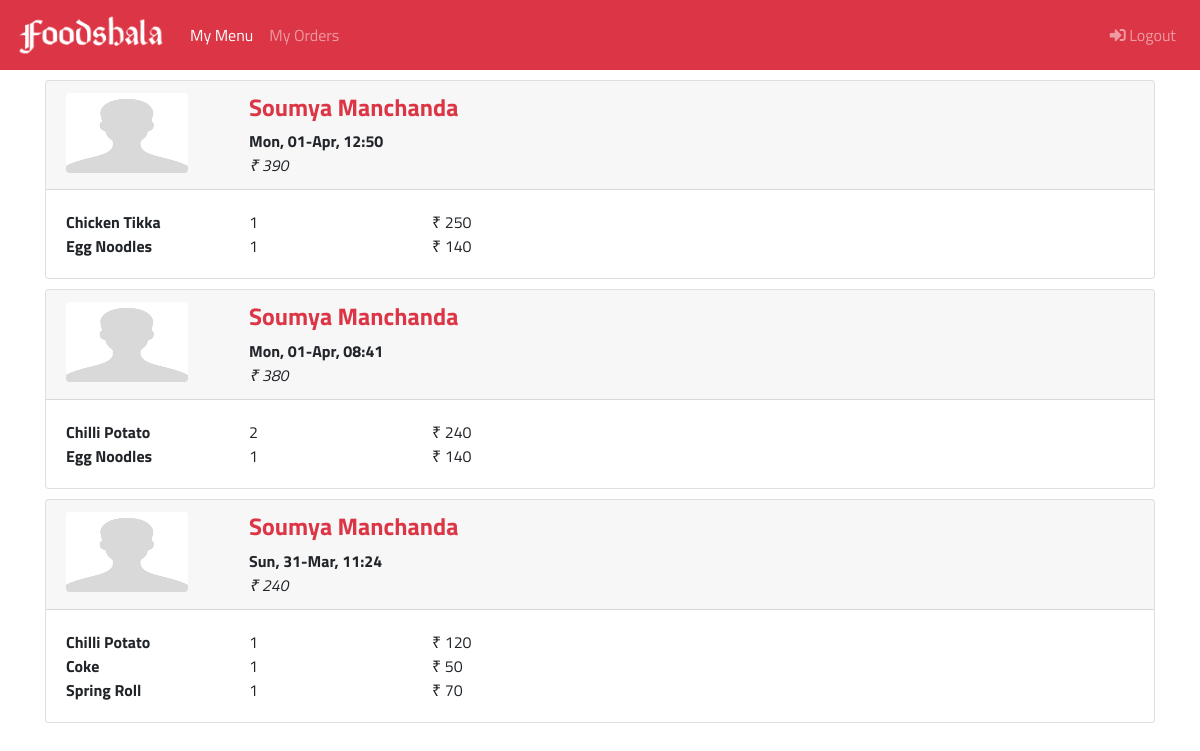
Screenshot of /order-details.php (signed in) with the database file from the repository.
### tables this page shows
CREATE TABLE `orders` (
  `id` int(11) NOT NULL AUTO_INCREMENT,
  `customerId` int(11) DEFAULT NULL,
  `restaurantId` int(11) DEFAULT NULL,
  `cart` longtext,
  `dateTime` datetime DEFAULT CURRENT_TIMESTAMP,
  `status` int(11) DEFAULT '1',
  PRIMARY KEY (`id`)
);

CREATE TABLE `users` (
  `id` int(11) NOT NULL AUTO_INCREMENT,
  `name` varchar(255) DEFAULT NULL,
  `email` varchar(45) DEFAULT NULL,
  `password` varchar(45) DEFAULT NULL,
  `userType` int(1) DEFAULT '1' COMMENT '1= customer, 2= restaurant\n',
  `preference` int(1) DEFAULT '1' COMMENT '1=veg, 2=non-veg, 3=both\n',
  `mobile` varchar(14) DEFAULT NULL,
  PRIMARY KEY (`id`)
);

CREATE TABLE `menu` (
  `id` int(11) NOT NULL AUTO_INCREMENT,
  `restaurantId` int(11) NOT NULL,
  `cost` int(11) NOT NULL,
  `name` varchar(255) NOT NULL,
  `category` varchar(255) NOT NULL,
  `type` varchar(255) NOT NULL,
  `isDeleted` int(11) DEFAULT '0',
  PRIMARY KEY (`id`)
);

### order-details.php (the view, shortened to what this page needs)
<?php
include 'include/common.php';
        ?>
        <?php
$orderSql = "SELECT t1.*, t2.name  FROM orders as t1
            INNER JOIN users as t2 on t1.customerId = t2.id
            WHERE t1.restaurantId = ?
            ORDER BY t1.datetime DESC";
$stmt = $pdo->prepare($orderSql);
$stmt->execute([$_SESSION['restaurantId']]);
$orders = $stmt->fetchAll();
?>
<div class="container">
    <?php
    if(!$orders) {
    } else {
        foreach ($orders as $key=>$order) {
            $cartDetails = json_decode($order['cart'],TRUE);
            if($cartDetails) {
                $cart = array();
                $cost = 0;
                foreach ($cartDetails as $itemId => $quantity) {
                    $orderSql = "SELECT * FROM menu WHERE id = (?)";
                    $stmt = $pdo->prepare($orderSql);
                    $stmt->execute([$itemId]);
                    $itemFromDB = $stmt->fetch();
                    $cart[$itemId]['quantity'] = $quantity;
                    $cart[$itemId]['name'] = $itemFromDB['name'];
                    $cart[$itemId]['cost'] = $itemFromDB['cost'];
                    $cost += $quantity*$itemFromDB['cost'];
                }
                $order['totalCost'] = $cost;
                ?>
                <div class="card margin-t-1">
                    <div class="card-header">
                        <div class="row">
                            <div class="col-md-2 col-6 col-sm-6">
                                <img src="assets/img/user-default.png" width="80%" height="80px" class="rounded">
                            </div>
                            <div class="col-md-4 col-6 col-sm-6">
                                <h4 class="brand-red-color"><b><?php echo $order['name']; ?></b></h4>
                                <b><?php echo date('D, d-M, H:i', strtotime($order['dateTime'])); ?></b><br>
                                <i>₹ <?php echo $order['totalCost']; ?></i>
                            </div>
                        </div>
                    </div>
                    <div class="card-body">
                        <?php
                        foreach($cart as $itemDetails) {
                            ?>
                            <div class="row">
                                <div class="col-md-2 col-4 col-sm-4">
                                    <b><?php echo $itemDetails['name']; ?></b>
                                </div>
                                <div class="col-md-2 col-4 col-sm-4">
                                    <?php echo $itemDetails['quantity']; ?>
                                </div>
                                <div class="col-md-2 col-4 col-sm-4">
                                    ₹ <?php echo ($itemDetails['quantity'])*($itemDetails['cost']); ?>
                                </div>
                            </div>
                            <?php
                        }
                        ?>
                    </div>
                </div>
                <?php
            }
        }
    }
    ?>
</div>

### assets/custom.css (style rules this page uses)
html body { font-family: 'Titillium Web', sans-serif; }
.margin-t-1 { margin-top : 10px ; }
.brand-red-color { color: #dc3545;!important; }

### rows the page displays
orders: users.name "Soumya Manchanda", dateTime "Mon, 01-Apr, 12:50", totalCost "390"
menu: name "Chicken Tikka", restaurantId "1", ($itemDetails['quantity'])*($itemDetails['cost']) "250"
menu: name "Egg Noodles", restaurantId "1", ($itemDetails['quantity'])*($itemDetails['cost']) "140"
orders: users.name "Soumya Manchanda", dateTime "Mon, 01-Apr, 08:41", totalCost "380"
menu: name "Chilli Potato", quantity "2", ($itemDetails['quantity'])*($itemDetails['cost']) "240", quantity "1", ($itemDetails['quantity'])*($itemDetails['cost']) "120"
orders: users.name "Soumya Manchanda", dateTime "Sun, 31-Mar, 11:24", totalCost "240"
menu: name "Coke", quantity "1", ($itemDetails['quantity'])*($itemDetails['cost']) "50"
menu: name "Spring Roll", quantity "1", ($itemDetails['quantity'])*($itemDetails['cost']) "70"
